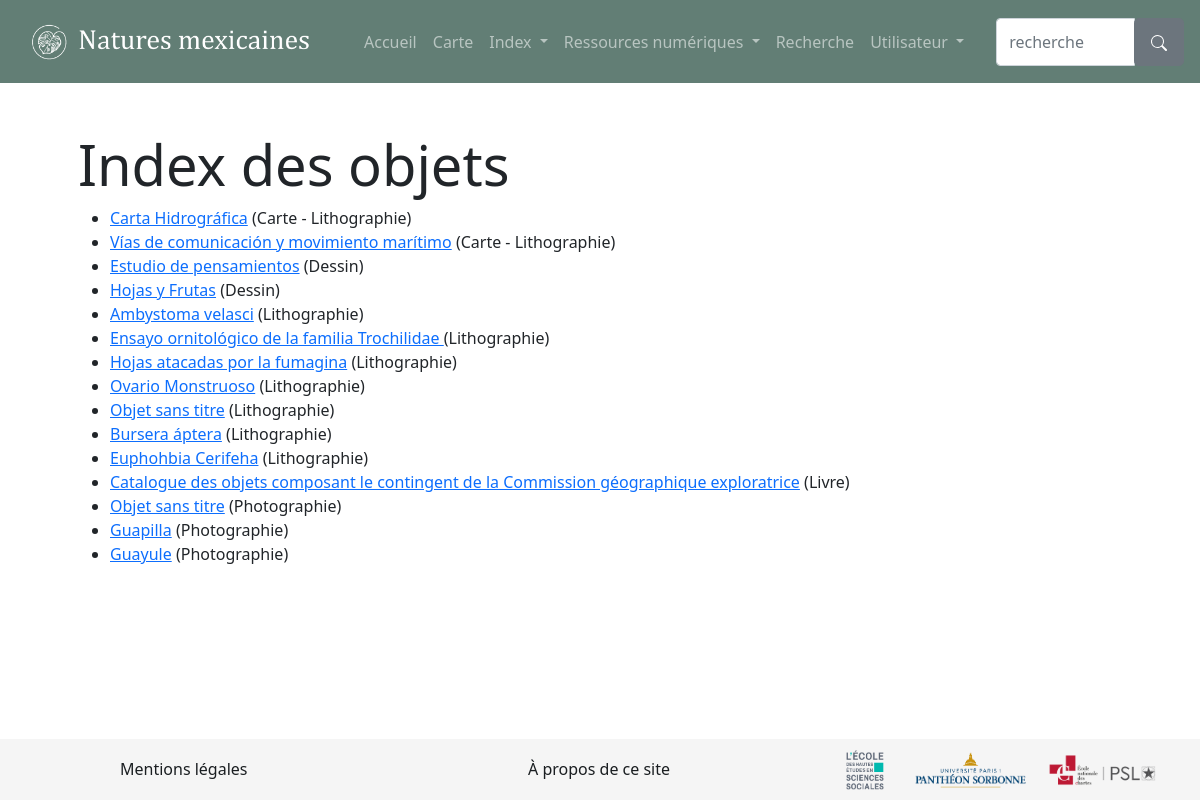
The app's page /objects/index with its own data.
### natures_mexicaines/modeles/entities.py (models this page shows, shortened)
class Object(db.Model):
    id = db.Column(db.Integer, unique=True, nullable=False, primary_key=True, autoincrement=True)
    name = db.Column(db.Text)
    production_date = db.Column(db.Text)
    type = db.Column(db.Text)
    description = db.Column(db.Text)
    image = db.Column(db.Text)
    lien = db.Column(db.Text)
    authorships = db.relationship("Authorship", back_populates="Object")

### natures_mexicaines/routes/generic.py (the view)
@app.route("/objects/index")
def index_objects():
    objects = Object.query.order_by(Object.type.asc()).all()
    return render_template("pages/index_objets.html", name=name, objects=objects)

### natures_mexicaines/templates/pages/index_objets.html (shortened to what this page needs)
{% extends "partials/gabarit_index.html" %}
{% block name %}Index des objets{% endblock %}
{% block index %}
    {% if objects %}
        <ul>
            {% for objet in objects %}
                <li><a href="{{url_for('is_object', objet_id=objet.id)}}">{{objet.name}}</a> ({{objet.type}})</li>
            {% endfor %}
        </ul>
    {% else %}
        {% include "partials/alerte_contenu_indisponible.html" %}
    {% endif %}
{% endblock %}

### natures_mexicaines/templates/partials/gabarit_index.html (shortened to what this page needs)
{% extends "container.html" %}
{% block corps %}
<div class="container p-5">
    <div class="row">
        <div class="col">
            <h1 class="display-4">{% block name %}{% endblock %}</h1>
            {% block index %}{% endblock %}
        </div>
    </div>
</div>
<br>
<br>
<br>
{% endblock %}

### natures_mexicaines/templates/container.html (shortened to what this page needs)
<!DOCTYPE html>
<html lang="en">
<head>
    {% include "partials/css.html" %}
</head>
<body>
    {% include "partials/header.html" %}
    {% block corps %}{% endblock %}
    {% include "partials/footer.html" %}
</body>
</html>

### natures_mexicaines/templates/partials/css.html
<link rel="stylesheet" href="{{ url_for('static', filename='css/bootstrap.css')}}">

### natures_mexicaines/templates/partials/header.html (shortened to what this page needs)
<nav class="navbar navbar-expand-md navbar-dark fixed-top p-3" style='background-color: #627e75;'>
    <div class="container-fluid">
        <a class="navbar-brand " href="{{ url_for('home') }}"><img src="/static/images/logo_titre.png" alt="Natures mexicaines" style="width:300px;" > </a>
        <div class="container-fluid collapse navbar-collapse" id="navbarNavDropdown">
            <ul class="navbar-nav">
                <li class="nav-item">
                    <a class="nav-link" href="{{url_for('home')}}">Accueil</a>
                </li>
                <li class="nav-item">
                    <a class="nav-link" href="{{url_for('carte')}}">Carte</a>
                </li>
                <li class="nav-item dropdown">
                    <a class="nav-link dropdown-toggle" href="{{url_for('index_objects')}}" id="navbarDropdownMenuLink" data-toggle="dropdown" aria-haspopup="true" aria-expanded="false">
                        Index
                    </a>
                </li>
                <li class="nav-item dropdown">
                    <a class="nav-link dropdown-toggle" href="" id="navbarDropdownMenuLink2" data-toggle="dropdown" aria-haspopup="true" aria-expanded="false">
                        Ressources numériques
                    </a>
                </li>
                <li class="nav-item">
                    <a class="nav-link" href="{{url_for('rechercher')}}">Recherche</a>
                </li>
                <li class="nav-item dropdown">
                    {% if not current_user.is_authenticated %}
                    <a class="nav-link dropdown-toggle" href="" id="navbarDropdownMenuLink3" data-toggle="dropdown" aria-haspopup="true" aria-expanded="false">
                        Utilisateur
                    </a>
                    {% else %}
                    <a class="nav-link dropdown-toggle" href="" id="navbarDropdownMenuLink3" data-toggle="dropdown" aria-haspopup="true" aria-expanded="false">
                        {{current_user.name}}
                    </a>
                    {% endif %}
                </li>
            </ul>
        </div>
    </div>
     <form class="form" action="{{url_for('recherche')}}" method="GET">
        <div class="input-group">
            <input type="search" name="keyword" class="form-control " type="text" placeholder="recherche">
            <span class="input-group-btn">
            <button class="btn btn-secondary btn-lg" role="button"></button>
            </span>
        </div>
     </form>
</nav>

### natures_mexicaines/templates/partials/footer.html
<div class="container-fluid text-center fixed-bottom p-2" style='background-color: whitesmoke;'>
    <div class="row">
        <div class="col">
            <a href="{{url_for('mentions_legales')}}" style="color: #1a1e21"><p style="position: fixed; bottom: 3px; left: 10%;">Mentions légales</p></a>
        </div>
        <div class="col">
            <a href="{{url_for('about')}}" style="color: #1a1e21"><p style="position: fixed; bottom: 3px; left: 44%">À propos de ce site</p></a>
        </div>
        <div class="col">
            <a href="https://www.ehess.fr/fr" target="_blank"><img style="width: 10%; margin-right: 25px;" src="/static/images/logo_EHESS_noir.png"></a>
            <a href="https://www.pantheonsorbonne.fr/" target="_blank"><img style="width: 30%;margin-right: 14px" src="/static/images/logo_Paris1.png"></a>
            <a href="https://www.chartes.psl.eu/" target="_blank"><img style="width: 30%;" src="/static/images/logo_enc.png"></a>
        </div>
    </div>
</div>

### records on screen
Object: name "Carta Hidrográfica", type "Carte - Lithographie"
Object: name "Vías de comunicación y movimiento marítimo", type "Carte - Lithographie"
Object: name "Estudio de pensamientos", type "Dessin"
Object: name "Hojas y Frutas", type "Dessin"
Object: name "Ambystoma velasci", type "Lithographie"
Object: name "Ensayo ornitológico de la familia Trochilidae", type "Lithographie"
Object: name "Hojas atacadas por la fumagina", type "Lithographie"
Object: name "Ovario Monstruoso", type "Lithographie"
Object: name "Objet sans titre", type "Lithographie"
Object: name "Bursera áptera", type "Lithographie"
Object: name "Euphohbia Cerifeha", type "Lithographie"
Object: name "Catalogue des objets composant le contingent de la Commission géographique exploratrice", type "Livre"
Object: name "Objet sans titre", type "Photographie"
Object: name "Guapilla", type "Photographie"
Object: name "Guayule", type "Photographie"
